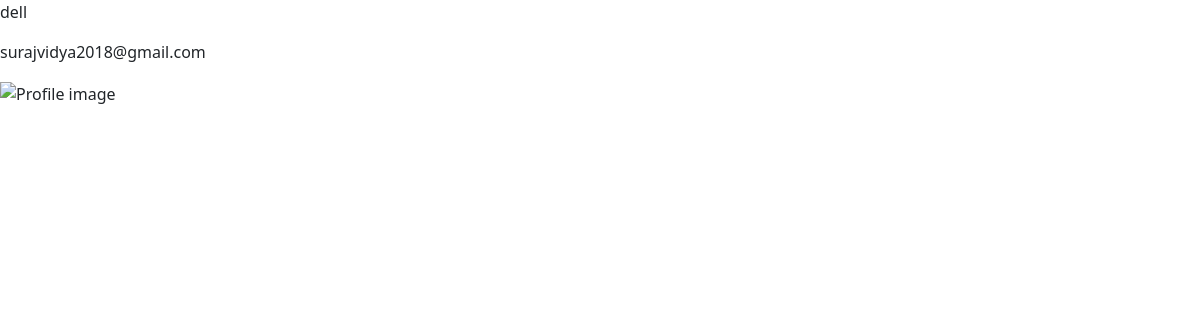
Page /in/dell/ on the earlier database version.
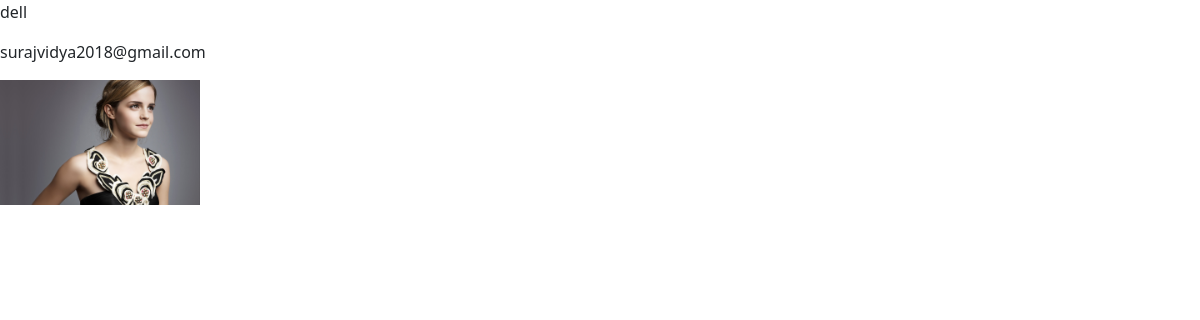
Same page on the later database version.
### user/models.py (models this page shows, shortened)
class User(AbstractUser):
    picture = models.ImageField(upload_to='profile_pictures', null=True, blank=True)
    full_name = models.CharField(max_length=100, help_text='Help people discover your account by using the name',null=True)
    email = models.EmailField(unique=True)
    bio = models.TextField(null=True, blank=True, help_text='Provide your personal information, This won\'t be a part of your public profile.')
    website = models.URLField(null=True, blank=True)
    phone_number = models.CharField(max_length=20, null=True, blank=True)
    gender = models.CharField(max_length=10, choices=GENDER_CHOICES, null=True, blank=True)
    USERNAME_FIELD = 'email'
    REQUIRED_FIELDS = ['username','full_name']

### user/views.py (the view)
# urls.py: path('in/<str:username>/',ProfileView.as_view(),name='Profile_view'),
class ProfileView(View):
    template_name_auth = 'user/profile_auth.html'
    template_name_anon = 'user/profile_anon.html'
    def get(self,request,*args,**kwargs):
        username= kwargs.get('username')
        try:
            user = User.objects.get(username=username)
        except Exception as e:
            return HttpResponse('<h1>This User does not exist.</h1>')
        context = {
            'user': user
        }
        return render(request,self.template_name_auth,context)

### templates/user/profile_auth.html (shortened to what this page needs)
{% extends 'core/base.html' %}
{% load static %}
{% block content %}
<p>{{ user.username }}</p>
<p>{{ user.email }}</p>
<div id="profileImage">
    {% if user.picture %}
        <img src="{{ user.picture.url }}" alt="Profile image" style="width: 100%;">
    {% else %}
        <img src="https://i1.sndcdn.com/avatars-a0kRz4WU6AFrzv27-cQ4BLg-t500x500.jpg" alt="Profile image" style="width: 100%;">
    {% endif %}
</div>
{% endblock %}

### templates/core/base.html (shortened to what this page needs)
<!DOCTYPE html>
<html lang="en">
<head>
    <link href="https://cdn.jsdelivr.net/npm/bootstrap@5.0.1/dist/css/bootstrap.min.css" rel="stylesheet">
    <link rel="stylesheet" href="https://cdnjs.cloudflare.com/ajax/libs/font-awesome/4.7.0/css/font-awesome.min.css">
</head>
<body>
    {% block content %}
    {% endblock %}
</body>
</html>

### templates/user/profile_auth.html (style rules this page uses)
#profileImage { width: 200px; }

Differences in the rows shown:
changed User "dell": picture: picture added
